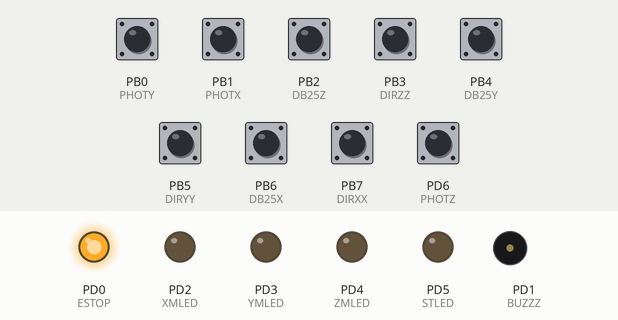
The program below on a simulated ATtiny2313, built with avr-gcc and emulated at 5.922 MHz. On the bench: output pins drawn as LEDs (lit = HIGH), buzzer (waves = sounding). The test bench sets the inputs (shaded band); at power-on: PB0 (PHOTY), PB1 (PHOTX), PB2 (DB25Z), PB3 (DIRZZ), PB4 (DB25Y), PB5 (DIRYY), PB6 (DB25X), PB7 (DIRXX), PD6 (PHOTZ) HIGH.

Above: at 1.2 s.
1.3 s: PB0 (PHOTY) pulled LOW for 0.15 s
At 2.4 s:
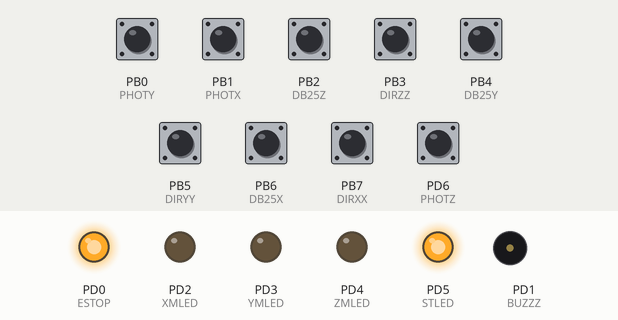
4.4 s: PB1 (PHOTX) pulled LOW for 0.15 s
At 4.47 s:
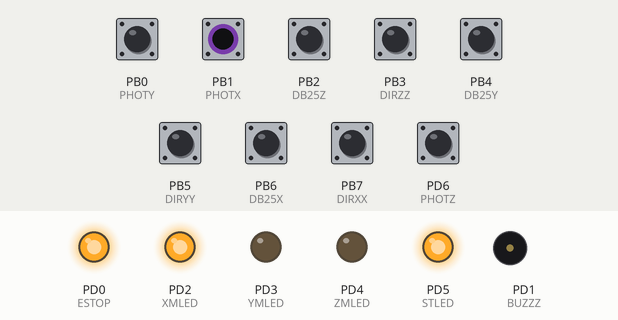
6.0 s: PB0 (PHOTY) pulled LOW for 1 s
At 6.8 s:
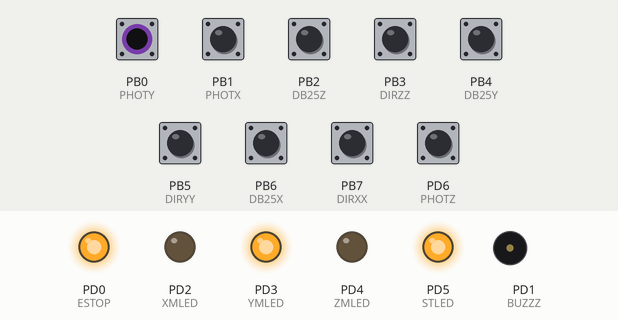
9.0 s: PB1 (PHOTX) pulled LOW for 1 s
At 9.93 s:
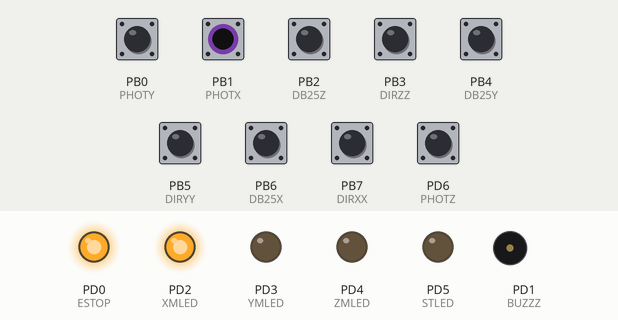
Timing chart, 0 to 12.5 s (numbered marks = the images above; inputs shaded):
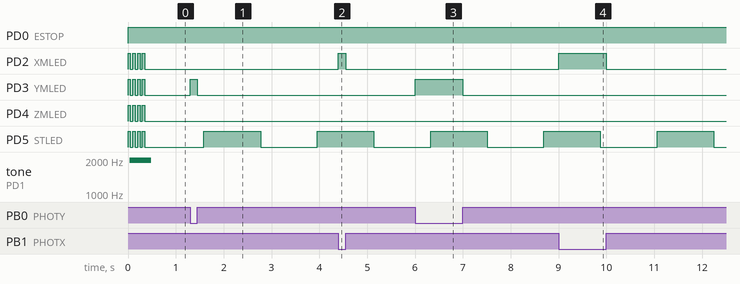

Measured:
- after the input at 1.3 s, PD3 (YMLED): LOW → HIGH at once, → LOW 0.15 s later
- after the input at 4.4 s, PD2 (XMLED): LOW → HIGH at once, → LOW 0.15 s later
- after the input at 6.0 s, PD3 (YMLED): LOW → HIGH at once, → LOW 1.0 s later
- after the input at 9.0 s, PD2 (XMLED): LOW → HIGH at once, → LOW 1.0 s later
- by itself, PD2 (XMLED), PD3 (YMLED), PD4 (ZMLED): alternates HIGH for 0.05 s and LOW for 0.05 s, 8 changes in all, then stays LOW

The program:

gauthier141106.c
```c
/*
 * gauthier141106.c
 *
 * Created: 06.11.2014 19:32:40
 * Author: 25mmHg
 *
 *
 *  .----------------------------------o---o--o--o-------o--------Vcc5V red
 *  |                                  |   |  |  |       |
 *  |          DB25E_15 black          |  .-..-..-.      |
 *  |          |           .------.    |  | || || |      |
 *  |          |  ___      |RST 5V|    |  | || || |      |
 *  '--o-------)-|___|-----o      o----'  '-''-''-'      |
 *     |       |  ___      |D0 SCL|        |  |  |       |   ___
 *     |    _  '-|___|-----o      o--------)--)--)-------)--|___|-DIRXX_2 white
 *     |   | |    ___      |D1MISO|        |  |  |       |   ___
 *  .--)--|| ||--|___|-----o      o--------)--)--)-------)--|___|-DB25X_3 gray
 *  |  |   |_|             |A1MOSI|        |  |  |       |   ___
 *  |  |                ---o      o--------)--)--)-------)--|___|-DIRYY_4 pink
 *  |  |                   |A0  B4|        |  |  |       |   ___
 *  |  |                ---o      o--------)--)--)-------)--|___|-DB25Y_5 brown
 *  |  |  XMLED   ___      |D2  B3|        |  |  |       |   ___
 *  o--)----|<---|___|--rt-o      o--------)--)--)-------)--|___|-DIRZZ_6 yellow
 *  |  |  YMLED   ___      |D3  B2|        |  |  |       |   ___
 *  o--)----|<---|___|---2-o      o--------)--)--)-------)--|___|-DB25Z_7 violet
 *  |  |  ZMLED   ___      |D4  B1|        |  |  |       |
 *  o--)----|<---|___|---3-o      o---gr---o  |  |       |
 *  |  |  STLED   ___      |D5  B0|        |  |  |      ---
 *  o--)----|<---|___|---4-o      o---br---)--o  |      ---
 *  |  |                   |GND D6|        |  |  |       |
 *  |  |               .-5-o      o---vi---)--)--o       |
 *  |  |               |   |at2313|        |  |  |       |
 *  |  |               |   '------'        |  |  |       |
 *  |  |               |                   |  |  |       |
 *  |  o |             |                 |/ |/ |/        |
 *  |    |=|           |                 |  |  |         |
 *  |  o |             |                 |> |> |>        |
 *  |  |               |                   |  |  |       |
 *  |  |               |                   |  |  |       |
 *  '--o---------------o-------------------o--o--o-------o--------GND blue/green
 *
 *
 *(created by AACircuit v1.28.6 beta 04/19/05 www.tech-chat.de)
 *
 */

//MAKROS
#define F_CPU 5922000UL
#define XTH 10
#define YTH 24
#define ZTH 10

#define DIRXX (1<<PB7)
#define DB25X (1<<PB6)
#define DIRYY (1<<PB5)
#define DB25Y (1<<PB4)
#define DIRZZ (1<<PB3)
#define DB25Z (1<<PB2)
#define PHOTX (1<<PB1)
#define PHOTY (1<<PB0)

#define ESTOP (1<<PD0)
#define XMLED (1<<PD2)
#define YMLED (1<<PD3)
#define ZMLED (1<<PD4)
#define STLED (1<<PD5)
#define BUZZZ (1<<PD1)
#define PHOTZ (1<<PD6)

#define ALARM 3
#define BLINK 2
#define OFF 0
#define ON 1

#include <avr/io.h>
#include <util/delay.h>

//FIRST initialisation global variables
uint8_t soll_x=0;
uint8_t soll_y=0;
uint8_t soll_z=0;

uint8_t ist_x=0;
uint8_t ist_y=0;
uint8_t ist_z=0;

int8_t cnt_x=0;
int8_t cnt_y=0;
int8_t cnt_z=0;

uint8_t move_x=0;
uint8_t move_y=0;
uint8_t move_z=0;

uint16_t rounds=0;

void estop(uint8_t state)
{
	if(state)	PORTD &= ~ESTOP;
	else 		PORTD |=  ESTOP;
}

void buzzz(uint16_t ms)
{
	for(uint16_t i=0; i<(ms<<2); i++)
	{
		PIND |= BUZZZ;
		_delay_us(250);
	}
	PORTD &= ~BUZZZ;
}

void leds(uint8_t led, uint8_t show)
{
	if(show == ON) 			PORTD |=  led;
	else if(show == OFF)	PORTD &= ~led;
	else if(show == BLINK)
	{
		PORTD |= led;
		buzzz(50);
		PORTD &= ~led;
		buzzz(50);
	}
	else if(show == ALARM)
	{
		buzzz(50);
		_delay_ms(200);
		buzzz(250);
		_delay_ms(1320);
		PORTD |= led;
		_delay_ms(40);
		PORTD &= ~led;
		_delay_ms(100);
		PORTD |= led;
		_delay_ms(40);
		PORTD &= ~led;
	}
	else;
}

int main(void)
{
	//Initialisation Outputs
	estop(OFF); // ESTOP
	DDRD  |=  (ESTOP | BUZZZ | XMLED | YMLED | ZMLED | STLED);
	//estop(OFF);
	PORTD &= ~(BUZZZ | XMLED | YMLED | ZMLED | STLED);
	//Initialisation PULLUPS Inputs
	DDRB  &= ~(DIRXX | DB25X | DIRYY | DB25Y | DIRZZ | DB25Z | PHOTX | PHOTY);
	PORTB |=  (DIRXX | DB25X | DIRYY | DB25Y | DIRZZ | DB25Z | PHOTX | PHOTY);
	DDRD  &= ~(PHOTZ);
	PORTD |=   PHOTZ;

	for(uint8_t i=0; i<4; i++) leds((XMLED | YMLED | ZMLED | STLED), BLINK);

	while(1)
	{
		//Toggle HEART (heartbeatsign for debugging)
		rounds++;
		if (!rounds) PIND |= STLED;

		//XXXXXXXXXXXXXXXXXXXXXXXXXXXXXXXXXXXXXXXXXXXXXXX
		// B E G I N
		//XXXXXXXXXXXXXXXXXXXXXXXXXXXXXXXXXXXXXXXXXXXXXXX
		if((PINB & DB25X) && !soll_x)
		{
			//LOW to HIGH on DB25X
			PORTB |= DB25X; //Pullups ON for Hysterese
			soll_x = 1;
			cnt_x  = (PINB & DIRXX)? cnt_x +1 : cnt_x -1;
		}

		else if(!(PINB & DB25X) && soll_x)
		{
			//HIGH to LOW on DB25X
			PORTB &= ~DB25X; //Pullups OFF
			soll_x = 0;
			cnt_x  = (PINB & DIRXX)? cnt_x +1 : cnt_x -1;
		}

		else
		{
			//No change on DB25X
			;
		}

		if((PINB & PHOTX) && !ist_x)
		{
			//LIGHT to DARK on PHOTX
			PORTB |= PHOTX; //Pullups ON for Hysterese
			ist_x  = 1;
			move_x++;
			leds(XMLED, OFF);
		}

		else if(!(PINB & PHOTX) && ist_x)
		{
			//DARK to LIGHT on PHOTX
			PORTB &= ~PHOTX; //Pullups OFF
			ist_x  = 0;
			move_x++;
			leds(XMLED, ON);
		}

		else
		{
			//No change on PHOTX
			;
		}

		if(move_x >= 2)
		{
			move_x = 0;
			cnt_x  = 0;
		}

		if((cnt_x > XTH) || (cnt_x < 0-XTH))
		{
			cnt_x = 0;
			estop(ON);
			//ALARM forever, restart with RESET button
			while(1)	leds(XMLED, ALARM);
		}

		//YYYYYYYYYYYYYYYYYYYYYYYYYYYYYYYYYYYYYYYYYYYYYYYY
		// B E G I N
		//YYYYYYYYYYYYYYYYYYYYYYYYYYYYYYYYYYYYYYYYYYYYYYYY
		if((PINB & DB25Y) && !soll_y)
		{
			//LOW to HIGH on DB25X
			PORTB |= DB25Y; //Pullups ON for Hysterese
			soll_y = 1;
			cnt_y  = (PINB & DIRYY)? cnt_y +1 : cnt_y -1;
		}

		else if(!(PINB & DB25Y) && soll_y)
		{
			//HIGH to LOW on DB25X
			PORTB &= ~DB25Y; //Pullups OFF
			soll_y = 0;
			cnt_y  = (PINB & DIRYY)? cnt_y +1 : cnt_y -1;
		}

		else
		{
			//No change on DB25Y
			;
		}

		if((PINB & PHOTY) && !ist_y)
		{
			//LIGHT to DARK on PHOTY
			PORTB |= PHOTY; //Pullups ON for Hysterese
			ist_y  = 1;
			move_y++;
			leds(YMLED, OFF);
		}

		else if(!(PINB & PHOTY) && ist_y)
		{
			//DARK to LIGHT on PHOTY
			PORTB &= ~PHOTY; //Pullups OFF
			ist_y  = 0;
			move_y++;
			leds(YMLED, ON);
		}

		else
		{
			//No change on PHOTX
			;
		}

		if(move_y >= 2)
		{
			move_y = 0;
			cnt_y  = 0;
		}

		if((cnt_y > YTH) || (cnt_y < 0-YTH))
		{
			cnt_y = 0;
			estop(ON);
			//ALARM forever, restart with RESET button
			while(1)	leds(YMLED, ALARM);
		}

		//ZZZZZZZZZZZZZZZZZZZZZZZZZZZZZZZZZZZZZZZZZZZZZZZZ
		// B E G I N
		//ZZZZZZZZZZZZZZZZZZZZZZZZZZZZZZZZZZZZZZZZZZZZZZZZ
		if((PINB & DB25Z) && !soll_z)
		{
			//LOW to HIGH on DB25X
			PORTB |= DB25Z; //Pullups ON for Hysterese
			soll_z = 1;
			cnt_z  = (PINB & DIRZZ)? cnt_z +1 : cnt_z -1;
		}

		else if(!(PINB & DB25Z) && soll_z)
		{
			//HIGH to LOW on DB25X
			PORTB &= ~DB25Z; //Pullups OFF
			soll_z = 0;
			cnt_z  = (PINB & DIRZZ)? cnt_z +1 : cnt_z -1;
		}

		else
		{
			//No change on DB25Z
			;
		}

		if((PIND & PHOTZ) && !ist_z)
		{
			//LIGHT to DARK on PHOTX
			PORTD |= PHOTZ; //Pullups ON for Hysterese
			ist_z  = 1;
			move_z++;
			leds(ZMLED, OFF);
			//PIND |= BUZZZ;
		}

		else if(!(PIND & PHOTZ) && ist_z)
		{
			//DARK to LIGHT on PHOTZ
			PORTD &= ~PHOTZ; //Pullups OFF
			ist_z  = 0;
			move_z++;
			leds(ZMLED, ON);
			//PIND |= BUZZZ;
		}

		else
		{
			//No change on PHOTZ
			;
		}

		if(move_z >= 2)
		{
			move_z = 0;
			cnt_z  = 0;
		}

		if((cnt_z > ZTH) || (cnt_z < 0-ZTH))
		{
			cnt_z = 0;
			estop(ON);
			//ALARM forever, restart with RESET button
			while(1)	leds(ZMLED, ALARM);
		}
	}
}
```
